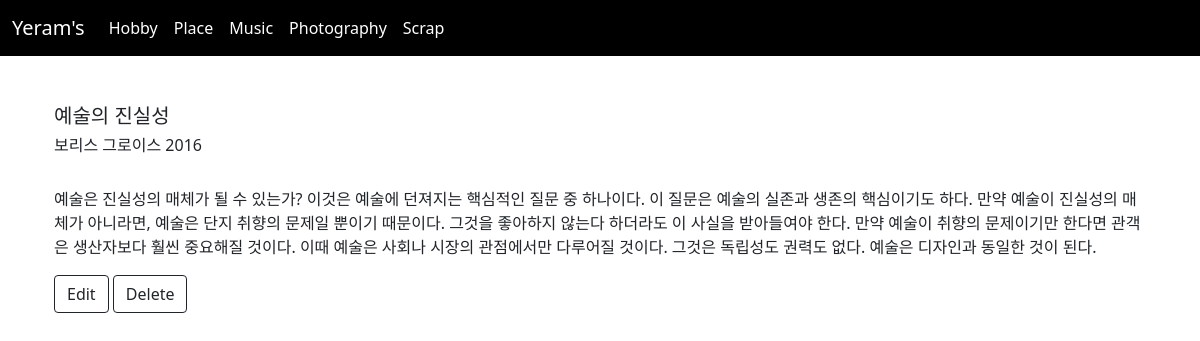
The app's page /scrap/4/ with its own data.
### yeram/models.py (models this page shows, shortened)
class Scrap(models.Model) :
    title = models.CharField(max_length=30)
    author = models.CharField(null=True,default='',max_length=20)
    body = models.TextField()

### yeram/views.py (the view)
# urls.py: path('scrap/<int:yeram_id>/', views.scrapdetail, name="scrapdetail"),
def scrapdetail(request, yeram_id) :
    scrapdetails = get_object_or_404(Scrap, pk= yeram_id )
    return render(request, 'scrapdetail.html', {'scrapdetails': scrapdetails})

### yeram/templates/scrapdetail.html
{% extends 'base.html' %}
{% load static %}
{% block content %}
<br><br>
  <div class="container">
    <h5>{{scrapdetails.title}}</h5>
    <h6>{{scrapdetails.author}}</h6>
    <br><p>{{scrapdetails.body}}</p>
    <button type="button" class="btn btn-outline-dark" onclick="location.href='scrapedit/'"> Edit </button>
    <button type="button" class="btn btn-outline-dark" onclick="location.href='scrapdelete/'"> Delete </button>
  </div>
{% endblock %}

### records on screen
Scrap: title "예술의 진실성", author "보리스 그로이스 2016", body "예술은 진실성의 매체가 될 수 있는가? 이것은 예술에 던져지는 핵심적인 질문 중 하나이다. 이 질문은 예술의 실존과 생존의 핵심이기도 하다. 만약 예술이 진실성의 매체가 아니라면, 예술은 단지 취향의 문제일 뿐이기 때문이다. 그것을 좋아하지 않는다 하더라도 이 사실을 받아들여야 한다. 만약 예술이 취향의 문제이기만 한다면 관객은 생산자보다 훨씬 중요해질 것이다. 이때 예술은 사회나 시장의 관점에서만 다루어질 것이다. 그것은 독립성도 권력도 없다. 예술은 디자인과 동일한 것이 된다."
